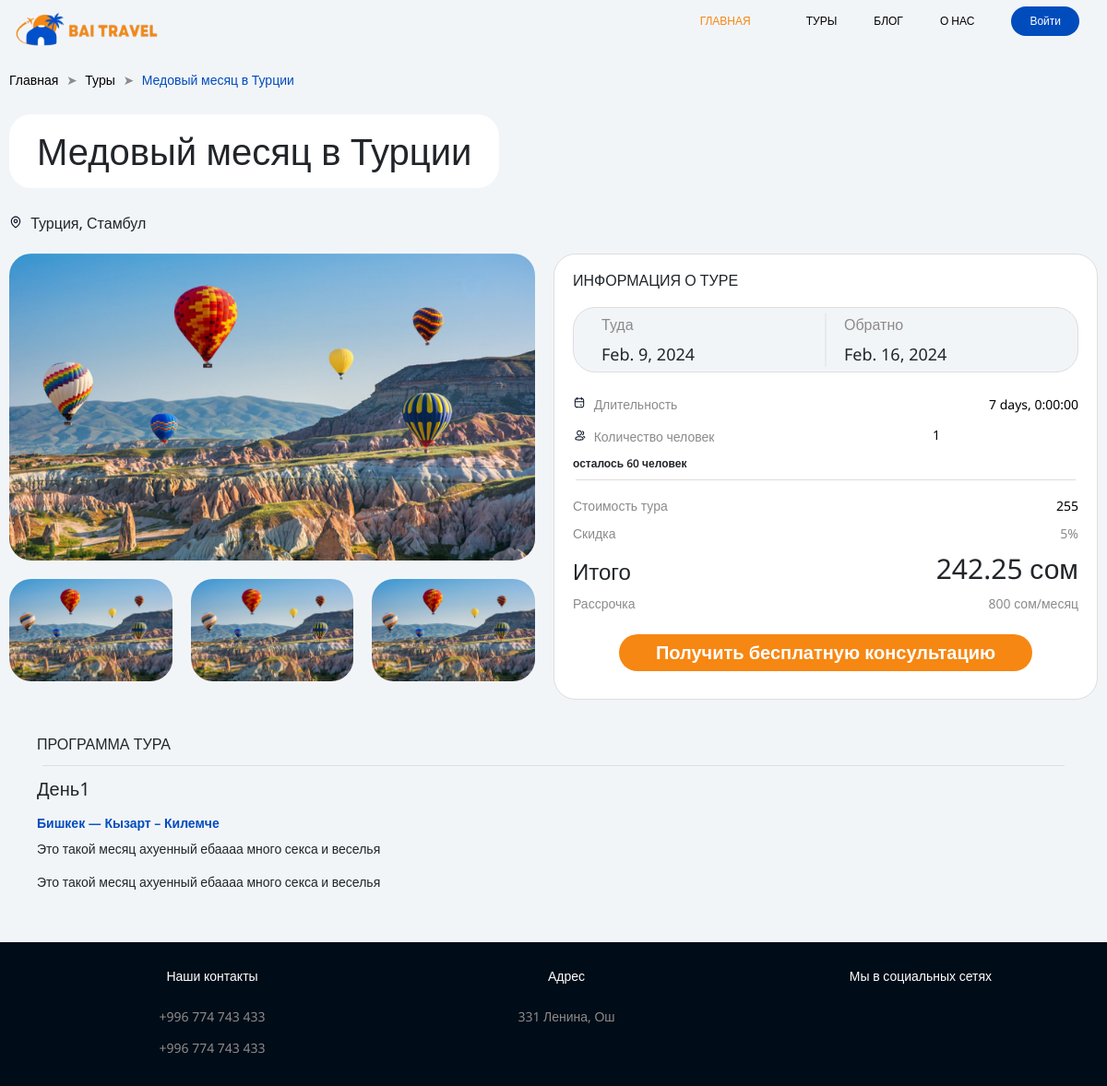
Screenshot of /tour_detail/2 with the database file from the repository.
### tour/models.py (models this page shows, shortened)
class Tours(models.Model):
    name = models.CharField(max_length=255)
    description = models.TextField()
    data_provedenya_start = models.DateField()
    data_provedenya_end = models.DateField()
    total_people = models.IntegerField(null=True, blank=True)
    place = models.CharField(max_length=100)
    price_of_tour = models.IntegerField()
    discount = models.IntegerField(blank=True,null=True)
    @property
    def discount_price(self):
        if self.discount:
            price = (self.price_of_tour/100)*self.discount
            return self.price_of_tour-price
        return self.price_of_tour
    @property
    def photo(self):
        return self.photos.first().photo

class PhotoTours(models.Model):
    photo = models.ImageField(upload_to='uploads/images/')
    tour = models.ForeignKey(Tours,on_delete=models.CASCADE,related_name="photos")

### tour/views.py (the view)
# urls.py: path('tour_detail/<int:id>', views.tour_detail, name='tour_detail'),
def tour_detail(request,id):
    tour = Tours.objects.get(id=id)
    duration = tour.data_provedenya_end-tour.data_provedenya_start
    context = {'tour':tour, 'duration':duration }
    return render(request,'tour/tour-detail.html', context)

### tour/templates/tour/tour-detail.html (shortened to what this page needs)
{% extends 'tour/base.html' %}
{%  load static %}
{% block content %}
<body id="body">
<div class="container">
<div class="tour__container">
    <div class="routs">
        <a href="{% url 'main' %}" class="routs__item">
            Главная
        </a>
        <a href="{% url 'tours' %}" class="routs__item">
            Туры
        </a>
        <a href="#" class="routs__item">
            {{tour.name}}
        </a>
    </div>
    <div id="{{tour.id}}" class="tour__name">{{ tour.name}}</div>
    <div class="tour__location">
        <span class="icon tour__icon">
            <img src="{% static 'img/icons/location.svg' %}" >
        </span>
        {{tour.place}}
    </div>
    <div class="tour__body">
        <div class="tour__img-block">
            <div class="tour__main-img">
                <img src="{{ tour.photo.url}}" alt="">
            </div>
            <div class="tour__sub-imgs">
            {% for img in tour.photos.all %}
                <div class="tour__inner-img">
                    <div class="tour__sub-img">
                    <img src="{{ img.photo.url}}" alt="">
                    </div>
                </div>
            {% endfor %}
            </div>
        </div>
        <div class="tour__info-block">
            <div class="tour__info-title">Информация о туре</div>
            <div class="tour__schedule">
                <div class="tour__schedule-item">
                    <div class="tour__schedule-title">Туда</div>
                    <div class="tour__schedule-date"> {{tour.data_provedenya_start}} </div>
                </div>
                <div class="tour__schedule-item">
                    <div class="tour__schedule-title">Обратно</div>
                    <div class="tour__schedule-date">{{tour.data_provedenya_end}}</div>
                </div>
            </div>
            <div class="tour__info-item">
                <div class="tour__info-secondary-text">
                    <span class="icon tour__icon">
                        <img src="{% static 'img/icons/calendar.svg' %}">
                    </span>
                    Длительность
                </div>
                <div class="tour__info-primary-text">
                    {{duration}}
                </div>
            </div>
            <div class="tour__info-item">
                <div class="tour__info-secondary-text">
                    <span class="icon tour__icon">
                        <img src="{%static 'img/icons/2users.svg' %}">
                    </span>
                    Количество человек
                </div>
                <div class="tour__info-primary-text">
                    <input type="number" id="number_of_people" name="number_of_people" value="1" class="tour__input">
                </div>
            </div>
            <div class="tour__notice-text">осталось {{tour.total_people}} человек</div>
            <div class="tour__line line"></div>
            <div class="tour__info-item">
                <div class="tour__info-secondary-text">
                    Стоимость тура
                </div>
                <div class="tour__info-primary-text">
                    {{tour.price_of_tour}}
                </div>
            </div>
            <div class="tour__info-item">
                <div class="tour__info-secondary-text">
                    Скидка
                </div>
                <div class="tour__info-secondary-text">
                    {{tour.discount}}%
                </div>
            </div>
            <div class="tour__info-item">
                <div class="tour__total-text">Итого</div>
                <div class="tour__total-price">{{tour.discount_price}} сом</div>
            </div>
            <div class="tour__info-item">
                <div class="tour__info-secondary-text">
                    Рассрочка
                </div>
                <div class="tour__info-secondary-text">
                    800 сом/месяц
                </div>
            </div>
            <button id="consultation-btn" class="tour__btn">Получить бесплатную консультацию</button>
        </div>
         <div class="tour__description">
            <div class="tour__description-title">Программа тура</div>
            <div class="tour__line line"></div>
            <div class="tour__description-sub-title">День1</div>
            <div class="tour__description-sub-date">Бишкек — Кызарт – Килемче</div>
            <div class="tour__description-sub-text">
                {{tour.description}}
            </div>
            <div class="tour__description-sub-text">
                {{tour.description}}
            </div>
        </div>
    </div>
</div>
</div>
</body>
{% endblock content %}

### tour/static/css/all.css (style rules this page uses)
* { padding: 0; margin: 0; border: 0; box-sizing: border-box; }
*, *:before, *:after { box-sizing: border-box; }
html, body { height: 100%; width: 100%; font-size: 100%; line-height: 1; font-size: 14px; -ms-text-size-adjust: 100%; -moz-text-size-adjust: 100%; -webkit-text-size-adjust: 100%; }
input, button, textarea { font-family: inherit; }
button { cursor: pointer; }
a, a:visited { text-decoration: none; }
img { vertical-align: top; width: 100%; }
* { font-family: "Noto Sans", Arial, Helvetica, sans-serif; }
.client-form__button, .tour__btn, .carousel__btn, .tour-cards__btn, .header__btn a, .button { cursor: pointer; border-radius: 24px; padding: 10px 20px; font-size: 14px; text-align: center; }
.about-us__icon, .icon { display: inline-flex; justify-content: center; align-items: center; }
body { background-color: #F2F5F8; display: flex; flex-direction: column; justify-content: space-between; min-height: 100vH; }
.line { width: 99%; height: 1px; background-color: #ddd; margin: 0 auto; }
.container { max-width: 1320px; padding: 0 10px; margin: auto; }
.icon { align-items: end; }
.icon img { width: 14x; height: 14px; }
.routs { margin: 20px 0 30px; }
.routs__item { color: #000; }
.routs__item::after { color: #8D8A8A; margin: 0 5px; content: "➤"; }
.routs__item:last-child::after { content: ""; }
.routs__item:last-child { color: #014cbd; }
.tour__container { position: relative; }
.tour__name { font-size: 40px; font-weight: 500; padding: 20px 30px; border-radius: 24px; background-color: #fff; margin-bottom: 30px; display: inline-block; }
.tour__location { margin-bottom: 25px; font-weight: 500; font-size: 16px; }
.tour__icon { margin-right: 5px; }
.tour__body { display: flex; flex-wrap: wrap; }
.tour__img-block { width: 50%; padding-right: 20px; }
.tour__main-img { height: 27.77vw; margin-bottom: 20px; }
.tour__sub-imgs { display: flex; flex-wrap: wrap; margin: 0 -10px; }
.tour__inner-img { width: 33.33%; padding: 0 10px; }
.tour__sub-img { height: 9.25vw; margin-bottom: 20px; }
.tour__main-img, .tour__sub-img { border-radius: 24px; overflow: hidden; -o-object-fit: fill; object-fit: fill; }
.tour__info-block { width: 50%; background-color: #fff; border: 1px solid #ddd; border-radius: 24px; padding: 20px; display: flex; justify-content: space-between; flex-direction: column; }
.tour__info-title { text-transform: uppercase; font-size: 16px; margin-bottom: 15px; }
.tour__schedule { display: flex; border-radius: 24px; background-color: #F2F5F8; border: 1px solid #ddd; padding: 10px; position: relative; margin-bottom: 20px; }
.tour__schedule::after { content: ""; position: absolute; height: 85%; width: 1px; top: 50%; left: 50%; transform: translate(-50%, -50%); background-color: #ddd; }
.tour__schedule-item { width: 50%; padding-left: 20px; }
.tour__schedule-title { color: #8D8A8A; font-size: 16px; margin-bottom: 15px; }
.tour__schedule-date { font-size: 18px; }
.tour__info-item { display: flex; justify-content: space-between; align-items: flex-end; margin-bottom: 10px; }
.tour__info-secondary-text { color: #8D8A8A; }
.tour__info-primary-text { color: #000; }
.tour__input { display: inline; background-color: #fff; border-radius: 3px; }
.tour__notice-text { font-size: 12px; font-weight: 600; margin-bottom: 5px; }
.tour__line { margin-bottom: 15px; }
.tour__total-text { font-size: 24px; }
.tour__total-price { font-size: 30px; }
.tour__btn { font-size: 20px; background-color: #F68712; color: #fff; margin: 10px auto; font-weight: 600; padding: 10px 40px; }
.tour__description { width: 100%; padding: 20px 30px; margin: 20px 0; }
.tour__description-title { text-transform: uppercase; font-size: 16px; margin-bottom: 15px; }
.tour__description-sub-title { font-size: 20px; margin: 15px 0 20px; }
.tour__description-sub-date { font-size: 14px; font-weight: 600; margin-bottom: 5px; margin-bottom: 10px; color: #014cbd; }
.tour__description-sub-text { line-height: 1.5em; margin-bottom: 15px; }

### rows the page displays
Tours: name "Медовый месяц в Турции", place "Турция, Стамбул", photo (picture), data_provedenya_start "Feb. 9, 2024", data_provedenya_end "Feb. 16, 2024", total_people "60", price_of_tour "255", discount "5", discount_price "242.25", description "Это такой месяц ахуенный ебаааа много секса и веселья"
PhotoTours: photo (picture)
PhotoTours: photo (picture)
PhotoTours: photo (picture)

### other values shown
{{ duration }} "7 days, 0:00:00"
